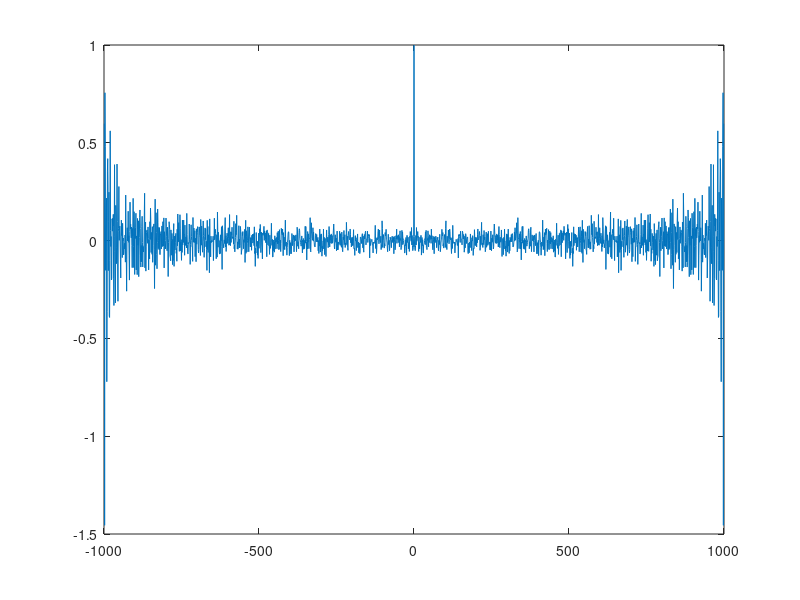

Recreate this plot in MATLAB. (Note: this script raises an error after producing the figure.)
%% Question 1
clc
close all
clear all
% generate white gaussian noise
N = 1000; % 1000-samples per realisation
M = 1; % 1 realisation
x = randn(M,N);

x_corr = xcorr(x, 'unbiased');
tau = (-999:999);

figure;
plot(tau, x_corr); % Scatter plot with indices on the x-axis
xlabel('Sample number', FontSize=15); % Label for x-axis
ylabel('Value ', FontSize=15); % Label for y-axis
title('xcorr of Gaussian Noise'); % Title for the plot
grid on; % Enable grid for better visibility
fontsize("scale", 1.5)

%% Question 2

% zoom into small tau
tau_small = (-49:49);
x_corr_small = x_corr(-49+1000:49+1000);

figure;
plot(tau_small, x_corr_small); % Scatter plot with indices on the x-axis
xlabel('Sample number', FontSize=15); % Label for x-axis
ylabel('Value ', FontSize=15); % Label for y-axis
title('xcorr of Gaussian Noise: Zoomed in'); % Title for the plot
grid on; % Enable grid for better visibility
fontsize("scale", 1.5)


% zoom into small tau
tau_large = (49:999);
x_corr_large = x_corr(49+1000:999+1000);

figure;
plot(tau_large, x_corr_large); % Scatter plot with indices on the x-axis
xlabel('Sample number', FontSize=15); % Label for x-axis
ylabel('Value ', FontSize=15); % Label for y-axis
title('xcorr of Gaussian Noise: Zoomed out'); % Title for the plot
grid on; % Enable grid for better visibility
fontsize("scale", 1.5)

% correcting for the factor 1/(N-|tau|)
x_corr_large_corrected = x_corr_large .* (N-abs(tau_large));

figure;
plot(tau_large, x_corr_large_corrected); % Scatter plot with indices on the x-axis
xlabel('Sample number', FontSize=15); % Label for x-axis
ylabel('Value ', FontSize=15); % Label for y-axis
title('xcorr of Gaussian Noise: Zoomed out (Corrected)'); % Title for the plot
grid on; % Enable grid for better visibility
fontsize("scale", 1.5)

%% Question 3

% Explain...


%% Question 4

M = 1; % 1 realisation
N = 1000; % 1000 samples per realisation

x = randn(M,N);
y = filter(ones(1,9), [1], x);
y_corr = xcorr(y, 'unbiased');

% plot
tau_zoomed = -20:20;
y_corr_zoomed = y_corr(-20+1000:20+1000);

figure;
stem(tau_zoomed, y_corr_zoomed, 'filled'); % Scatter plot with indices on the x-axis
xlabel('Sample number', FontSize=15); % Label for x-axis
ylabel('Value ', FontSize=15); % Label for y-axis
title('ACF of y'); % Title for the plot
grid on; % Enable grid for better visibility
fontsize("scale", 1.5)


%% Question 5

% if X_n is an uncorrelated procces
% then R_X(tau) = delta(tau)
% and R_Y(tau) = R_X(tau) (convolve) R_h(tau) = R_h(tau)
% 